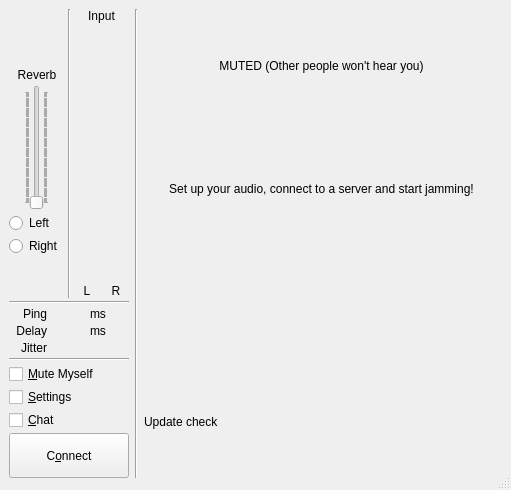
<?xml version="1.0" encoding="UTF-8"?>
<ui version="4.0">
 <class>CClientDlgBase</class>
 <widget class="QDialog" name="CClientDlgBase">
  <property name="geometry">
   <rect>
    <x>0</x>
    <y>0</y>
    <width>511</width>
    <height>490</height>
   </rect>
  </property>
  <property name="acceptDrops">
   <bool>true</bool>
  </property>
  <property name="windowTitle">
   <string/>
  </property>
  <property name="windowIcon">
   <iconset resource="resources.qrc">
    <normaloff>:/png/main/res/fronticon.png</normaloff>:/png/main/res/fronticon.png</iconset>
  </property>
  <property name="styleSheet">
   <string/>
  </property>
  <property name="sizeGripEnabled">
   <bool>true</bool>
  </property>
  <layout class="QHBoxLayout">
   <property name="leftMargin">
    <number>0</number>
   </property>
   <property name="topMargin">
    <number>0</number>
   </property>
   <property name="rightMargin">
    <number>3</number>
   </property>
   <property name="bottomMargin">
    <number>3</number>
   </property>
   <item>
    <widget class="QFrame" name="backgroundFrame">
     <property name="minimumSize">
      <size>
       <width>0</width>
       <height>0</height>
      </size>
     </property>
     <property name="frameShape">
      <enum>QFrame::NoFrame</enum>
     </property>
     <property name="frameShadow">
      <enum>QFrame::Plain</enum>
     </property>
     <layout class="QVBoxLayout" name="verticalLayout_5">
      <item>
       <layout class="QHBoxLayout" name="horizontalLayout_3">
        <item>
         <layout class="QHBoxLayout" name="horizontalLayout_2">
          <property name="spacing">
           <number>6</number>
          </property>
          <item>
           <layout class="QVBoxLayout" name="verticalLayout_4">
            <property name="spacing">
             <number>3</number>
            </property>
            <item>
             <layout class="QHBoxLayout" name="horizontalLayout">
              <item>
               <layout class="QVBoxLayout" name="verticalLayout_3">
                <item>
                 <widget class="QLabel" name="pxlLogo">
                  <property name="sizePolicy">
                   <sizepolicy hsizetype="Preferred" vsizetype="Preferred">
                    <horstretch>0</horstretch>
                    <verstretch>0</verstretch>
                   </sizepolicy>
                  </property>
                  <property name="pixmap">
                   <pixmap resource="resources.qrc">:/png/main/res/fronticon.png</pixmap>
                  </property>
                  <property name="alignment">
                   <set>Qt::AlignCenter</set>
                  </property>
                  <property name="wordWrap">
                   <bool>false</bool>
                  </property>
                 </widget>
                </item>
                <item>
                 <spacer name="verticalSpacer">
                  <property name="orientation">
                   <enum>Qt::Vertical</enum>
                  </property>
                  <property name="sizeType">
                   <enum>QSizePolicy::Expanding</enum>
                  </property>
                  <property name="sizeHint" stdset="0">
                   <size>
                    <width>13</width>
                    <height>10</height>
                   </size>
                  </property>
                 </spacer>
                </item>
                <item>
                 <layout class="QVBoxLayout">
                  <item>
                   <layout class="QVBoxLayout">
                    <property name="spacing">
                     <number>3</number>
                    </property>
                    <item>
                     <widget class="QLabel" name="lblAudioReverb">
                      <property name="text">
                       <string>Reverb</string>
                      </property>
                      <property name="alignment">
                       <set>Qt::AlignCenter</set>
                      </property>
                     </widget>
                    </item>
                    <item>
                     <layout class="QHBoxLayout">
                      <item>
                       <spacer>
                        <property name="orientation">
                         <enum>Qt::Horizontal</enum>
                        </property>
                        <property name="sizeType">
                         <enum>QSizePolicy::Minimum</enum>
                        </property>
                        <property name="sizeHint" stdset="0">
                         <size>
                          <width>0</width>
                          <height>20</height>
                         </size>
                        </property>
                       </spacer>
                      </item>
                      <item>
                       <widget class="QSlider" name="sldAudioReverb">
                        <property name="sizePolicy">
                         <sizepolicy hsizetype="Fixed" vsizetype="Expanding">
                          <horstretch>0</horstretch>
                          <verstretch>0</verstretch>
                         </sizepolicy>
                        </property>
                        <property name="minimumSize">
                         <size>
                          <width>0</width>
                          <height>125</height>
                         </size>
                        </property>
                        <property name="maximumSize">
                         <size>
                          <width>16777215</width>
                          <height>300</height>
                         </size>
                        </property>
                        <property name="pageStep">
                         <number>1</number>
                        </property>
                        <property name="orientation">
                         <enum>Qt::Vertical</enum>
                        </property>
                        <property name="tickPosition">
                         <enum>QSlider::TicksBothSides</enum>
                        </property>
                       </widget>
                      </item>
                      <item>
                       <spacer>
                        <property name="orientation">
                         <enum>Qt::Horizontal</enum>
                        </property>
                        <property name="sizeType">
                         <enum>QSizePolicy::Minimum</enum>
                        </property>
                        <property name="sizeHint" stdset="0">
                         <size>
                          <width>0</width>
                          <height>20</height>
                         </size>
                        </property>
                       </spacer>
                      </item>
                     </layout>
                    </item>
                   </layout>
                  </item>
                  <item>
                   <layout class="QVBoxLayout">
                    <property name="spacing">
                     <number>3</number>
                    </property>
                    <item>
                     <widget class="QRadioButton" name="rbtReverbSelL">
                      <property name="text">
                       <string>Left</string>
                      </property>
                     </widget>
                    </item>
                    <item>
                     <widget class="QRadioButton" name="rbtReverbSelR">
                      <property name="text">
                       <string>Right</string>
                      </property>
                     </widget>
                    </item>
                   </layout>
                  </item>
                 </layout>
                </item>
                <item>
                 <spacer>
                  <property name="orientation">
                   <enum>Qt::Vertical</enum>
                  </property>
                  <property name="sizeType">
                   <enum>QSizePolicy::Expanding</enum>
                  </property>
                  <property name="sizeHint" stdset="0">
                   <size>
                    <width>13</width>
                    <height>10</height>
                   </size>
                  </property>
                 </spacer>
                </item>
               </layout>
              </item>
              <item>
               <widget class="Line" name="lineMeter">
                <property name="orientation">
                 <enum>Qt::Vertical</enum>
                </property>
               </widget>
              </item>
              <item>
               <layout class="QVBoxLayout">
                <item>
                 <widget class="QLabel" name="lblInputLEDMeter">
                  <property name="text">
                   <string>Input</string>
                  </property>
                  <property name="alignment">
                   <set>Qt::AlignCenter</set>
                  </property>
                 </widget>
                </item>
                <item>
                 <layout class="QHBoxLayout">
                  <item>
                   <widget class="CLevelMeter" name="lbrInputLevelL" native="true">
                    <property name="sizePolicy">
                     <sizepolicy hsizetype="Fixed" vsizetype="Expanding">
                      <horstretch>0</horstretch>
                      <verstretch>0</verstretch>
                     </sizepolicy>
                    </property>
                    <property name="minimumSize">
                     <size>
                      <width>19</width>
                      <height>88</height>
                     </size>
                    </property>
                   </widget>
                  </item>
                  <item>
                   <widget class="CLevelMeter" name="lbrInputLevelR" native="true">
                    <property name="sizePolicy">
                     <sizepolicy hsizetype="Fixed" vsizetype="Expanding">
                      <horstretch>0</horstretch>
                      <verstretch>0</verstretch>
                     </sizepolicy>
                    </property>
                    <property name="minimumSize">
                     <size>
                      <width>19</width>
                      <height>88</height>
                     </size>
                    </property>
                   </widget>
                  </item>
                 </layout>
                </item>
                <item>
                 <layout class="QHBoxLayout">
                  <item>
                   <widget class="QLabel" name="lblLevelMeterLeft">
                    <property name="text">
                     <string>L</string>
                    </property>
                    <property name="alignment">
                     <set>Qt::AlignCenter</set>
                    </property>
                   </widget>
                  </item>
                  <item>
                   <widget class="QLabel" name="lblLevelMeterRight">
                    <property name="text">
                     <string>R</string>
                    </property>
                    <property name="alignment">
                     <set>Qt::AlignCenter</set>
                    </property>
                   </widget>
                  </item>
                 </layout>
                </item>
               </layout>
              </item>
             </layout>
            </item>
            <item>
             <widget class="Line" name="lineUpperLowerLeft_2">
              <property name="orientation">
               <enum>Qt::Horizontal</enum>
              </property>
             </widget>
            </item>
            <item>
             <layout class="QGridLayout" name="gridLayout">
              <item row="2" column="0">
               <widget class="QLabel" name="lblBuffers">
                <property name="text">
                 <string>Jitter</string>
                </property>
                <property name="alignment">
                 <set>Qt::AlignRight|Qt::AlignTrailing|Qt::AlignVCenter</set>
                </property>
                <property name="wordWrap">
                 <bool>false</bool>
                </property>
               </widget>
              </item>
              <item row="1" column="0">
               <widget class="QLabel" name="lblDelay">
                <property name="text">
                 <string>Delay</string>
                </property>
                <property name="alignment">
                 <set>Qt::AlignRight|Qt::AlignTrailing|Qt::AlignVCenter</set>
                </property>
                <property name="wordWrap">
                 <bool>false</bool>
                </property>
               </widget>
              </item>
              <item row="0" column="0">
               <widget class="QLabel" name="lblPing">
                <property name="text">
                 <string>Ping</string>
                </property>
                <property name="alignment">
                 <set>Qt::AlignRight|Qt::AlignTrailing|Qt::AlignVCenter</set>
                </property>
                <property name="wordWrap">
                 <bool>false</bool>
                </property>
               </widget>
              </item>
              <item row="0" column="1">
               <widget class="QLabel" name="lblPingVal">
                <property name="minimumSize">
                 <size>
                  <width>34</width>
                  <height>0</height>
                 </size>
                </property>
                <property name="layoutDirection">
                 <enum>Qt::LeftToRight</enum>
                </property>
                <property name="text">
                 <string/>
                </property>
                <property name="alignment">
                 <set>Qt::AlignRight|Qt::AlignTrailing|Qt::AlignVCenter</set>
                </property>
               </widget>
              </item>
              <item row="0" column="2">
               <widget class="QLabel" name="lblPingUnit">
                <property name="minimumSize">
                 <size>
                  <width>22</width>
                  <height>0</height>
                 </size>
                </property>
                <property name="maximumSize">
                 <size>
                  <width>22</width>
                  <height>16777215</height>
                 </size>
                </property>
                <property name="text">
                 <string>ms</string>
                </property>
               </widget>
              </item>
              <item row="1" column="1">
               <widget class="QLabel" name="lblDelayVal">
                <property name="minimumSize">
                 <size>
                  <width>34</width>
                  <height>0</height>
                 </size>
                </property>
                <property name="layoutDirection">
                 <enum>Qt::LeftToRight</enum>
                </property>
                <property name="text">
                 <string/>
                </property>
                <property name="alignment">
                 <set>Qt::AlignRight|Qt::AlignTrailing|Qt::AlignVCenter</set>
                </property>
               </widget>
              </item>
              <item row="1" column="2">
               <widget class="QLabel" name="lblDelayUnit">
                <property name="minimumSize">
                 <size>
                  <width>22</width>
                  <height>0</height>
                 </size>
                </property>
                <property name="maximumSize">
                 <size>
                  <width>22</width>
                  <height>16777215</height>
                 </size>
                </property>
                <property name="text">
                 <string>ms</string>
                </property>
               </widget>
              </item>
              <item row="1" column="3">
               <widget class="CMultiColorLED" name="ledDelay" native="true">
                <property name="sizePolicy">
                 <sizepolicy hsizetype="Fixed" vsizetype="Fixed">
                  <horstretch>0</horstretch>
                  <verstretch>0</verstretch>
                 </sizepolicy>
                </property>
                <property name="minimumSize">
                 <size>
                  <width>14</width>
                  <height>14</height>
                 </size>
                </property>
                <property name="maximumSize">
                 <size>
                  <width>14</width>
                  <height>14</height>
                 </size>
                </property>
               </widget>
              </item>
              <item row="2" column="1">
               <widget class="QLabel" name="lblBuffersVal">
                <property name="minimumSize">
                 <size>
                  <width>34</width>
                  <height>0</height>
                 </size>
                </property>
                <property name="layoutDirection">
                 <enum>Qt::LeftToRight</enum>
                </property>
                <property name="text">
                 <string/>
                </property>
                <property name="alignment">
                 <set>Qt::AlignRight|Qt::AlignTrailing|Qt::AlignVCenter</set>
                </property>
               </widget>
              </item>
              <item row="2" column="3">
               <widget class="CMultiColorLED" name="ledBuffers" native="true">
                <property name="sizePolicy">
                 <sizepolicy hsizetype="Fixed" vsizetype="Fixed">
                  <horstretch>0</horstretch>
                  <verstretch>0</verstretch>
                 </sizepolicy>
                </property>
                <property name="minimumSize">
                 <size>
                  <width>14</width>
                  <height>14</height>
                 </size>
                </property>
                <property name="maximumSize">
                 <size>
                  <width>14</width>
                  <height>14</height>
                 </size>
                </property>
               </widget>
              </item>
             </layout>
            </item>
            <item>
             <widget class="Line" name="lineUpperLowerLeft">
              <property name="orientation">
               <enum>Qt::Horizontal</enum>
              </property>
             </widget>
            </item>
            <item>
             <widget class="QCheckBox" name="chbLocalMute">
              <property name="text">
               <string>&amp;Mute Myself</string>
              </property>
             </widget>
            </item>
            <item>
             <widget class="QCheckBox" name="chbSettings">
              <property name="text">
               <string>&amp;Settings</string>
              </property>
             </widget>
            </item>
            <item>
             <widget class="QCheckBox" name="chbChat">
              <property name="text">
               <string>&amp;Chat</string>
              </property>
             </widget>
            </item>
            <item>
             <widget class="QPushButton" name="butConnect">
              <property name="sizePolicy">
               <sizepolicy hsizetype="Preferred" vsizetype="Fixed">
                <horstretch>0</horstretch>
                <verstretch>0</verstretch>
               </sizepolicy>
              </property>
              <property name="minimumSize">
               <size>
                <width>120</width>
                <height>45</height>
               </size>
              </property>
              <property name="text">
               <string>C&amp;onnect</string>
              </property>
              <property name="autoDefault">
               <bool>false</bool>
              </property>
              <property name="default">
               <bool>false</bool>
              </property>
             </widget>
            </item>
           </layout>
          </item>
          <item>
           <widget class="Line" name="linePanReverb">
            <property name="orientation">
             <enum>Qt::Vertical</enum>
            </property>
           </widget>
          </item>
         </layout>
        </item>
        <item>
         <layout class="QVBoxLayout" name="verticalLayout">
          <item>
           <widget class="QLabel" name="lblGlobalInfoLabel">
            <property name="text">
             <string>MUTED (Other people won't hear you)</string>
            </property>
            <property name="alignment">
             <set>Qt::AlignCenter</set>
            </property>
            <property name="margin">
             <number>6</number>
            </property>
           </widget>
          </item>
          <item>
           <layout class="QVBoxLayout" name="verticalLayout_2">
            <property name="sizeConstraint">
             <enum>QLayout::SetMinimumSize</enum>
            </property>
            <property name="leftMargin">
             <number>0</number>
            </property>
            <property name="topMargin">
             <number>9</number>
            </property>
            <item>
             <widget class="QLabel" name="lblConnectToServer">
              <property name="sizePolicy">
               <sizepolicy hsizetype="Expanding" vsizetype="Preferred">
                <horstretch>0</horstretch>
                <verstretch>0</verstretch>
               </sizepolicy>
              </property>
              <property name="text">
               <string>Set up your audio, connect to a server and start jamming!</string>
              </property>
              <property name="alignment">
               <set>Qt::AlignCenter</set>
              </property>
             </widget>
            </item>
           </layout>
          </item>
          <item>
           <widget class="CAudioMixerBoard" name="MainMixerBoard" native="true">
            <property name="sizePolicy">
             <sizepolicy hsizetype="Expanding" vsizetype="Preferred">
              <horstretch>0</horstretch>
              <verstretch>0</verstretch>
             </sizepolicy>
            </property>
           </widget>
          </item>
          <item>
           <widget class="QLabel" name="lblUpdateCheck">
            <property name="text">
             <string>Update check</string>
            </property>
           </widget>
          </item>
         </layout>
        </item>
       </layout>
      </item>
     </layout>
    </widget>
   </item>
  </layout>
 </widget>
 <customwidgets>
  <customwidget>
   <class>CMultiColorLED</class>
   <extends>QWidget</extends>
   <header>multicolorled.h</header>
  </customwidget>
  <customwidget>
   <class>CAudioMixerBoard</class>
   <extends>QWidget</extends>
   <header>audiomixerboard.h</header>
  </customwidget>
  <customwidget>
   <class>CLevelMeter</class>
   <extends>QWidget</extends>
   <header>levelmeter.h</header>
   <container>1</container>
  </customwidget>
 </customwidgets>
 <tabstops>
  <tabstop>butConnect</tabstop>
  <tabstop>chbLocalMute</tabstop>
  <tabstop>chbSettings</tabstop>
  <tabstop>chbChat</tabstop>
  <tabstop>sldAudioReverb</tabstop>
  <tabstop>rbtReverbSelL</tabstop>
  <tabstop>rbtReverbSelR</tabstop>
 </tabstops>
 <resources>
  <include location="resources.qrc"/>
 </resources>
 <connections/>
</ui>
